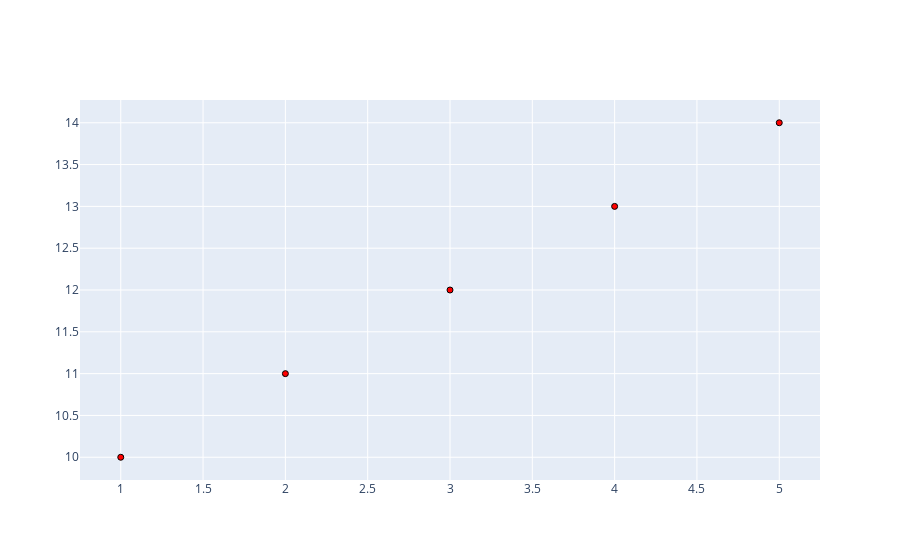

Notebook source saved alongside this figure:
### Code cell
import plotly.graph_objects as go

# Sample data
x = [1, 2, 3, 4, 5]
y = [10, 11, 12, 13, 14]

# Create a scatter plot with a black border around the markers
fig = go.Figure()

fig.add_trace(go.Scatter(
    x=x,
    y=y,
    mode='markers',
    marker=dict(color='red', line=dict(color='black', width=1))
))

# Show the plot
fig.show()

### Figure 1 — Plotly figure (JSON) as saved in the notebook; plotly's stock layout.template omitted (floating-point values rounded to 4 significant figures)
{"data": [{"marker": {"color": "red", "line": {"color": "black", "width": 1}}, "mode": "markers", "type": "scatter", "x": [1, 2, 3, 4, 5], "y": [10, 11, 12, 13, 14]}], "layout": {}}
